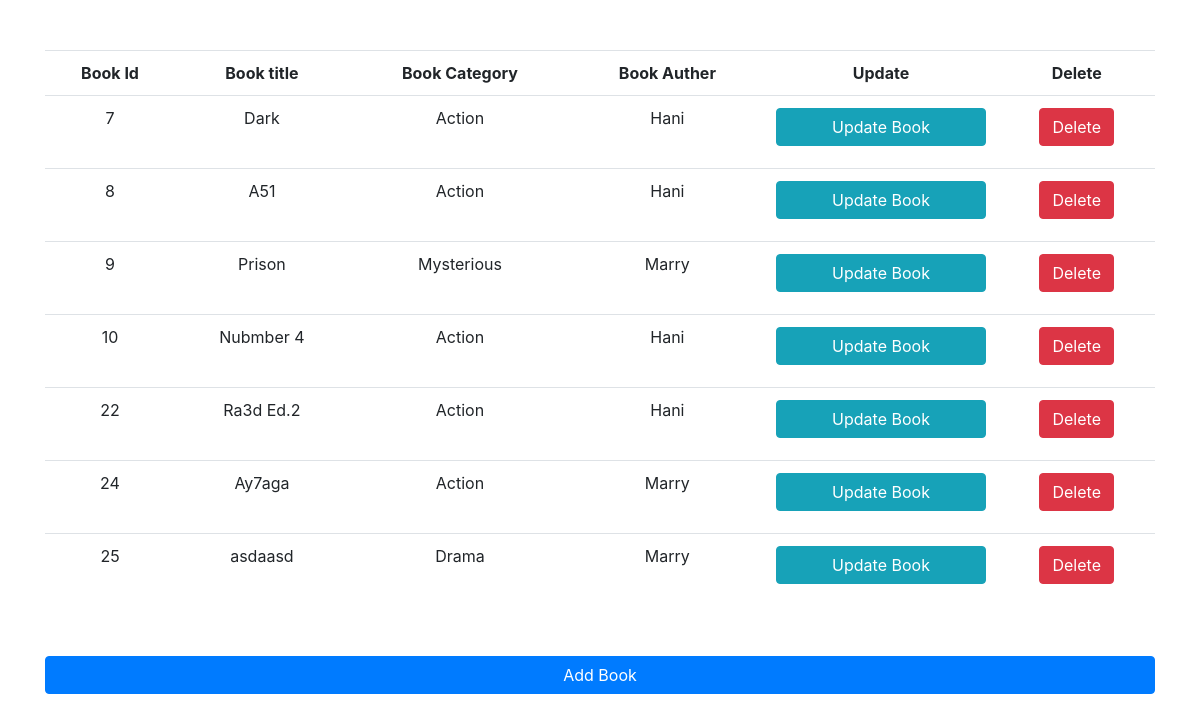
/book/, run on the app's committed database.
### book/models.py (models this page shows)
class Book(models.Model):
    bid = models.AutoField(primary_key=True)
    title = models.CharField(max_length=50)
    category = models.CharField(max_length=50)
    author_forien_id = models.ForeignKey(Author, on_delete=models.CASCADE,default=1)

### author/models.py (models this page shows)
class Author(models.Model):
    auth_id = models.AutoField(primary_key=True)
    auth_name = models.CharField(max_length=100)
    bio = models.CharField(max_length=200,default='')
    def __str__(self):
        return self.auth_name

### book/views.py (the view)
# urls.py: path('', views.BookList),
def BookList(request):
    booklist = Book.objects.all()
    context = {'booklist': booklist }
    return render(request, 'book/booklist.html', context)

### book/templates/book/booklist.html (shortened to what this page needs)
{% load static %}
{% load bootstrap4 %}
{% bootstrap_css %}
<!DOCTYPE html>
<html lang="en">
<head>
</head>
<body>
    <div class="container">
        <table class="w-100 table" style="margin:50 auto;text-align: center;">
            <tr>
                <th>Book Id</th>
                <th>Book title</th>
                <th>Book Category</th>
                <th>Book Auther</th>
                <th>Update</th>
                <th>Delete</th>
            </tr>
            {% for i in booklist %}
                <tr>
                    <td>{{i.bid}}</td>
                    <td>{{i.title}}</td>
                    <td>{{i.category}}</td>
                    <td>{{i.author_forien_id}}</td>
                    <td><a class="btn btn-info w-100" href='{% url "update" i.bid %}' style="margin: 0 auto 10px auto;">Update Book</a></td>
                    <td><a class="btn btn-danger" href='{% url "delete" i.bid %}' type="submit">Delete</a></td>
                </tr>
                {% endfor %}
        </table>
        <a class="btn btn-primary w-100" href='addbook' style="margin: 0 auto 10px auto;">Add Book</a>
    </div>
    </body>
    </html>

### data on the page
Book: bid "7", title "Dark", category "Action", author_forien_id "Hani"
Book: bid "8", title "A51", category "Action", author_forien_id "Hani"
Book: bid "9", title "Prison", category "Mysterious", author_forien_id "Marry"
Book: bid "10", title "Nubmber 4", category "Action", author_forien_id "Hani"
Book: bid "22", title "Ra3d Ed.2", category "Action", author_forien_id "Hani"
Book: bid "24", title "Ay7aga", category "Action", author_forien_id "Marry"
Book: bid "25", title "asdaasd", category "Drama", author_forien_id "Marry"
